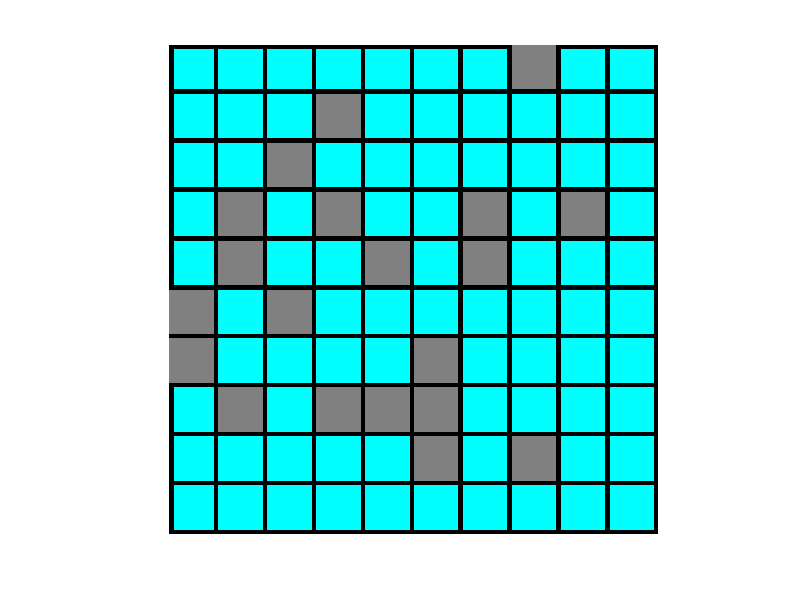

MATLAB code for this plot:
set(0,'DefaultFigureWindowStyle','docked') 
% Creating the a blue color 10 x 10 grid for enemy.

% Creates a vector of size 110 x 110 with all entries one.

enemyPlane = ones(110,110,3,"double");
% The for loop paints the white image into blue.
for  i = 1:size(enemyPlane,1)
    % The nested loop is used to create black lines for grid.
    for j = 1:size(enemyPlane,2)
        enemyPlane(i,j,1) = 0;
        enemyPlane(i,j,2) = 1;
        enemyPlane(i,j,3) = 1;

        if mod(i,11)== 0 || mod(j,11)== 0  || i == 1 || j == 1
        enemyPlane(i,j,1) = 0 ;
        enemyPlane(i,j,2) = 0 ;
        enemyPlane(i,j,3) = 0 ;
        end 
    end 
end 
% Saves the image as enemy_plane and displays it.
imwrite(enemyPlane,"enemyPlane.png")
enemyPlaneImage = imread("enemyPlane.png");
enemyPlaneImage = im2double(enemyPlaneImage);
imshow(enemyPlane,'InitialMagnification','fit');



% Creating the a blue color 10 x 10 grid for enemy's computer copy.

% Creates a vector of size 110 x 110 with all entries one.

computerPlane = ones(110,110,3,"double");
% The for loop paints the white image into blue.
for  i = 1:size(computerPlane,1)
    % The nested loop is used to create black lines for grid.
    for j = 1:size(computerPlane,2)
        computerPlane(i,j,1) = 0;
        computerPlane(i,j,2) = 1;
        computerPlane(i,j,3) = 1;

        if mod(i,11)== 0 || mod(j,11)== 0  || i == 1 || j == 1
        computerPlane(i,j,1) = 0 ;
        computerPlane(i,j,2) = 0 ;
        computerPlane(i,j,3) = 0 ;
        end 
    end 
end

% Initialising variables
colorRow = 0;
colorColumn = 0;
index = 1;

while index <= 20
 % Randomly generating a vector for enemy's ship placement.
 x = randi([1,10],1,1);
 y = randi([1,10],1,1);  
 colorRow = 11*(x-1);
 colorColumn = 11*(y-1);
 if computerPlane(11*(x-1) + (x+1) ,11*(y-1) + (y+1) ,1) == 0 && computerPlane(11*(x-1) + (x+1) ,11*(y-1) + (y+1) ,2) == 1 && computerPlane(11*(x-1) + (x+1) ,11*(y-1) + (y+1),3) == 1  
   index = index + 1;
  for i = 1:10
     for j = 1:10
          computerPlane(colorRow + (i),colorColumn + (j),1) = 0.5;
          computerPlane(colorRow + (i),colorColumn + (j) ,2) = 0.5;
          computerPlane(colorRow + (i) ,colorColumn + (j),3) = 0.5;
     end 
  end
  imwrite(computerPlane,"computerPlane.png")
  computerPlaneImage = imread("computerPlane.png");
  computerPlaneImage = im2double(computerPlaneImage);
  imshow(computerPlane,'InitialMagnification','fit');
 end 
 colorRow = 0;
 colorColumn = 0;   
end 
imwrite(computerPlane,"computerPlane.png")
computerPlaneImage = imread("computerPlane.png");
computerPlaneImage= im2double(computerPlaneImage);
imshow(computerPlane,'InitialMagnification','fit');

